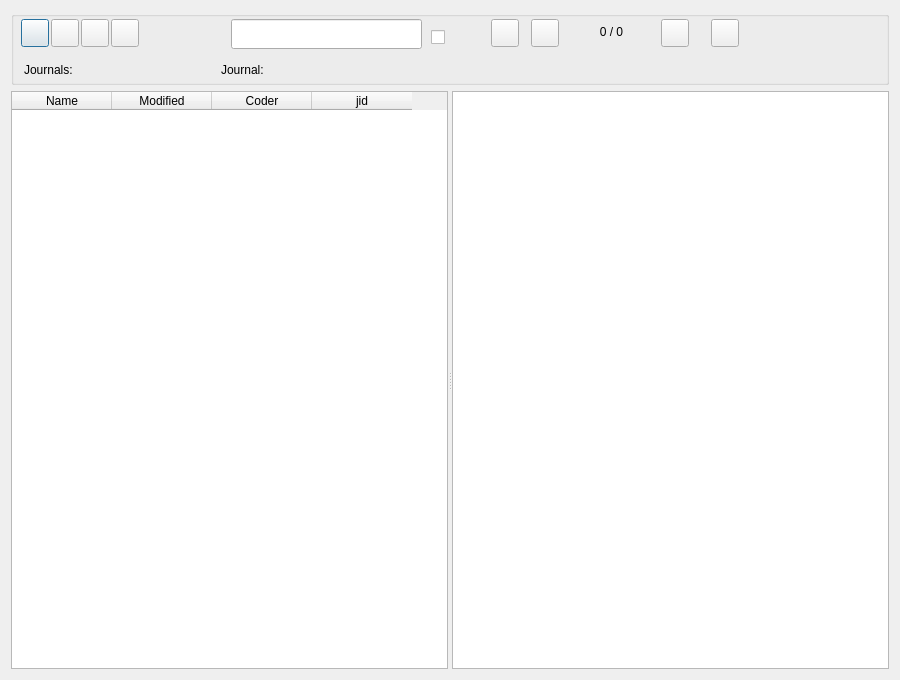
<?xml version="1.0" encoding="UTF-8"?>
<ui version="4.0">
 <class>Dialog_journals</class>
 <widget class="QDialog" name="Dialog_journals">
  <property name="geometry">
   <rect>
    <x>0</x>
    <y>0</y>
    <width>900</width>
    <height>680</height>
   </rect>
  </property>
  <property name="windowTitle">
   <string>Journals</string>
  </property>
  <layout class="QGridLayout" name="gridLayout">
   <item row="0" column="0">
    <widget class="QGroupBox" name="groupBox">
     <property name="minimumSize">
      <size>
       <width>0</width>
       <height>74</height>
      </size>
     </property>
     <property name="maximumSize">
      <size>
       <width>16777215</width>
       <height>74</height>
      </size>
     </property>
     <property name="title">
      <string/>
     </property>
     <widget class="QPushButton" name="pushButton_create">
      <property name="geometry">
       <rect>
        <x>10</x>
        <y>8</y>
        <width>28</width>
        <height>28</height>
       </rect>
      </property>
      <property name="toolTip">
       <string>Create</string>
      </property>
      <property name="text">
       <string/>
      </property>
     </widget>
     <widget class="QPushButton" name="pushButton_export">
      <property name="geometry">
       <rect>
        <x>40</x>
        <y>8</y>
        <width>28</width>
        <height>28</height>
       </rect>
      </property>
      <property name="toolTip">
       <string>Export</string>
      </property>
      <property name="text">
       <string/>
      </property>
     </widget>
     <widget class="QPushButton" name="pushButton_delete">
      <property name="geometry">
       <rect>
        <x>650</x>
        <y>8</y>
        <width>28</width>
        <height>28</height>
       </rect>
      </property>
      <property name="toolTip">
       <string>Delete</string>
      </property>
      <property name="text">
       <string/>
      </property>
     </widget>
     <widget class="QLabel" name="label_jname">
      <property name="geometry">
       <rect>
        <x>210</x>
        <y>47</y>
        <width>491</width>
        <height>24</height>
       </rect>
      </property>
      <property name="text">
       <string>Journal:</string>
      </property>
     </widget>
     <widget class="QLabel" name="label_jcount">
      <property name="geometry">
       <rect>
        <x>13</x>
        <y>47</y>
        <width>181</width>
        <height>24</height>
       </rect>
      </property>
      <property name="text">
       <string>Journals: </string>
      </property>
     </widget>
     <widget class="QPushButton" name="pushButton_export_all">
      <property name="geometry">
       <rect>
        <x>70</x>
        <y>8</y>
        <width>28</width>
        <height>28</height>
       </rect>
      </property>
      <property name="toolTip">
       <string>Export all journals as single text file.</string>
      </property>
      <property name="text">
       <string/>
      </property>
     </widget>
     <widget class="QLabel" name="label_search_regex">
      <property name="geometry">
       <rect>
        <x>190</x>
        <y>12</y>
        <width>24</width>
        <height>24</height>
       </rect>
      </property>
      <property name="toolTip">
       <string>&lt;html&gt;&lt;head/&gt;&lt;body&gt;&lt;p&gt;Search uses Regex functions. &lt;/p&gt;&lt;p&gt;A dot ‘.’ is used as a wild card, e.g. ‘.ears’ will match ‘bears’ and ‘years’. &lt;/p&gt;&lt;p&gt;A ‘?’ after a character will match one or none times that character, e.g. ‘bears?’ will match ‘bear’ and ‘bears’ &lt;/p&gt;&lt;p&gt;&lt;span style=&quot; background-color:transparent;&quot;&gt;A ‘*’ after a character will match zero or more times. &lt;/span&gt;&lt;/p&gt;&lt;p&gt;&lt;span style=&quot; background-color:transparent;&quot;&gt;‘&lt;/span&gt;\. will match the dot symbol, ‘\?’ will match the question mark. ‘\n’ will match the line ending symbol. &lt;/p&gt;&lt;p&gt;Regex cheatsheet: &lt;a href=&quot;http://www.rexegg.com/regex-quickstart.html&quot;&gt;&lt;span style=&quot; text-decoration: underline; color:#000080;&quot;&gt;www.rexegg.com/regex-quickstart.html&lt;/span&gt;&lt;/a&gt;&lt;/p&gt;&lt;/body&gt;&lt;/html&gt;</string>
      </property>
      <property name="autoFillBackground">
       <bool>false</bool>
      </property>
      <property name="frameShape">
       <enum>QFrame::Box</enum>
      </property>
      <property name="lineWidth">
       <number>0</number>
      </property>
      <property name="text">
       <string/>
      </property>
      <property name="alignment">
       <set>Qt::AlignRight|Qt::AlignTrailing|Qt::AlignVCenter</set>
      </property>
      <property name="wordWrap">
       <bool>true</bool>
      </property>
     </widget>
     <widget class="QPushButton" name="pushButton_next">
      <property name="geometry">
       <rect>
        <x>520</x>
        <y>8</y>
        <width>28</width>
        <height>28</height>
       </rect>
      </property>
      <property name="toolTip">
       <string>Next</string>
      </property>
      <property name="text">
       <string/>
      </property>
     </widget>
     <widget class="QLabel" name="label_search_totals">
      <property name="geometry">
       <rect>
        <x>560</x>
        <y>9</y>
        <width>81</width>
        <height>24</height>
       </rect>
      </property>
      <property name="text">
       <string>0 / 0</string>
      </property>
      <property name="alignment">
       <set>Qt::AlignCenter</set>
      </property>
     </widget>
     <widget class="QLineEdit" name="lineEdit_search">
      <property name="geometry">
       <rect>
        <x>220</x>
        <y>8</y>
        <width>191</width>
        <height>30</height>
       </rect>
      </property>
      <property name="toolTip">
       <string>&lt;html&gt;&lt;head/&gt;&lt;body&gt;&lt;p&gt;Search for text.&lt;/p&gt;&lt;p&gt;check &lt;span style=&quot; font-weight:600;&quot;&gt;All journals&lt;/span&gt; for searching all journals&lt;/p&gt;&lt;/body&gt;&lt;/html&gt;</string>
      </property>
     </widget>
     <widget class="QCheckBox" name="checkBox_search_all_journals">
      <property name="geometry">
       <rect>
        <x>420</x>
        <y>8</y>
        <width>21</width>
        <height>36</height>
       </rect>
      </property>
      <property name="toolTip">
       <string>Search all journals</string>
      </property>
      <property name="text">
       <string/>
      </property>
     </widget>
     <widget class="QPushButton" name="pushButton_previous">
      <property name="geometry">
       <rect>
        <x>480</x>
        <y>8</y>
        <width>28</width>
        <height>28</height>
       </rect>
      </property>
      <property name="toolTip">
       <string>Previous</string>
      </property>
      <property name="text">
       <string/>
      </property>
     </widget>
     <widget class="QLabel" name="label_search_all_journals">
      <property name="geometry">
       <rect>
        <x>440</x>
        <y>12</y>
        <width>24</width>
        <height>24</height>
       </rect>
      </property>
      <property name="toolTip">
       <string>Search all journals</string>
      </property>
      <property name="autoFillBackground">
       <bool>false</bool>
      </property>
      <property name="frameShape">
       <enum>QFrame::Box</enum>
      </property>
      <property name="lineWidth">
       <number>0</number>
      </property>
      <property name="text">
       <string/>
      </property>
      <property name="alignment">
       <set>Qt::AlignRight|Qt::AlignTrailing|Qt::AlignVCenter</set>
      </property>
      <property name="wordWrap">
       <bool>true</bool>
      </property>
     </widget>
     <widget class="QPushButton" name="pushButton_help">
      <property name="geometry">
       <rect>
        <x>700</x>
        <y>8</y>
        <width>28</width>
        <height>28</height>
       </rect>
      </property>
      <property name="toolTip">
       <string>Help</string>
      </property>
      <property name="text">
       <string/>
      </property>
     </widget>
     <widget class="QPushButton" name="pushButton_add_attribute">
      <property name="geometry">
       <rect>
        <x>100</x>
        <y>8</y>
        <width>28</width>
        <height>28</height>
       </rect>
      </property>
      <property name="toolTip">
       <string>Add Attribute</string>
      </property>
      <property name="text">
       <string/>
      </property>
     </widget>
    </widget>
   </item>
   <item row="1" column="0">
    <widget class="QSplitter" name="splitter">
     <property name="orientation">
      <enum>Qt::Horizontal</enum>
     </property>
     <widget class="QTableWidget" name="tableWidget">
      <column>
       <property name="text">
        <string>Name</string>
       </property>
      </column>
      <column>
       <property name="text">
        <string>Modified</string>
       </property>
      </column>
      <column>
       <property name="text">
        <string>Coder</string>
       </property>
      </column>
      <column>
       <property name="text">
        <string>jid</string>
       </property>
      </column>
     </widget>
     <widget class="QTextEdit" name="textEdit"/>
    </widget>
   </item>
  </layout>
 </widget>
 <tabstops>
  <tabstop>pushButton_create</tabstop>
  <tabstop>pushButton_export</tabstop>
  <tabstop>pushButton_export_all</tabstop>
  <tabstop>pushButton_delete</tabstop>
  <tabstop>lineEdit_search</tabstop>
  <tabstop>pushButton_previous</tabstop>
  <tabstop>pushButton_next</tabstop>
  <tabstop>tableWidget</tabstop>
  <tabstop>textEdit</tabstop>
  <tabstop>checkBox_search_all_journals</tabstop>
  <tabstop>pushButton_help</tabstop>
 </tabstops>
 <resources/>
 <connections/>
</ui>
